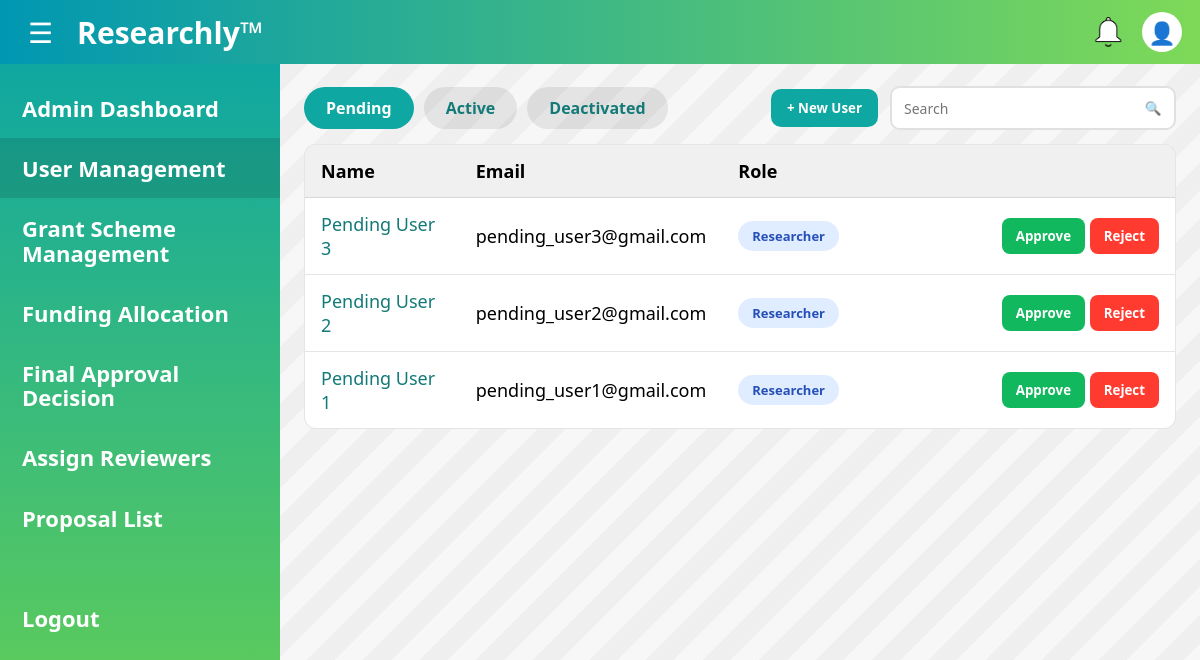
Page /admin/users (signed in) on the committed database.
### main.py (models this page shows)
class User(db.Model, UserMixin):
    id = db.Column(db.String(36), primary_key=True, default=lambda: str(uuid.uuid4()))
    full_name = db.Column(db.String(80), nullable=False)
    email = db.Column(db.String(255), nullable=False, unique=True)
    password = db.Column(db.String(50), nullable=False)

### main.py (the view)
@app.route("/admin/users")
@login_required
@admin_required
def admin_users():
    status = request.args.get("status", "PENDING")   # PENDING / ACTIVE / DEACTIVATED
    q = request.args.get("q", "").strip()
    query = db.session.query(User, UserProfile)\
        .join(UserProfile, User.id == UserProfile.user_id)\
        .filter(UserProfile.account_status == status)
    if q:
        like = f"%{q}%"
        query = query.filter((User.full_name.ilike(like)) | (User.email.ilike(like)))
    rows = query.order_by(UserProfile.created_at.desc()).all()
    return render_template("admin_user_management.html", rows=rows, status=status, q=q)

### main.py (called while the page is built)
@login_manager.user_loader
def load_user(user_id):
    return User.query.get(user_id)

def get_profile(user_id: str):
    return UserProfile.query.filter_by(user_id=user_id).first()

def is_admin_user(user: User) -> bool:
    prof = get_profile(user.id)
    return bool(prof and prof.account_status == "ACTIVE" and prof.role == "ADMIN")

def admin_required(fn):
    @wraps(fn)
    def wrapper(*args, **kwargs):
        if not current_user.is_authenticated:
            return login_manager.unauthorized()
        if not is_admin_user(current_user):
            abort(403)
        return fn(*args, **kwargs)
    return wrapper

@app.context_processor
def inject_profile():
    if current_user.is_authenticated:
        return {"prof": get_profile(current_user.id)}
    return {"prof": None}

### templates/admin_user_management.html (shortened to what this page needs)
<!DOCTYPE html>
<html lang="en">
<head>
  <link rel="stylesheet" href="{{ url_for('static', filename='css/admin_user_management.css') }}">
  <link rel="stylesheet" href="{{ url_for('static', filename='css/colors.css') }}">
</head>
<body>
  <header class="topbar">
    <div class="left">
      <button class="hamburger" type="button" aria-label="Menu" id="hamburger">&#9776;</button>
      <div class="brand">Researchly™</div>
    </div>
    <div class="icons">
      <span class="icon bell" title="Notifications"></span>
      <a href="{{ url_for('view_profile') }}" class="icon user" title="Profile">
        {% if prof.profile_picture %}
          <img class="top-avatar"
            src="{{ url_for('static', filename='uploads/' ~ prof.profile_picture) }}"
            alt="Profile">
        {% else %}
          <span class="fallback-user">👤</span>
        {% endif %}
      </a>
    </div>
  </header>
  <main class="layout" id="layout">
    <aside class="sidebar" id="sidebar">
      <a class="side-link" href="{{ url_for('admin_dashboard') }}">Admin Dashboard</a>
      <a class="side-link active" href="{{ url_for('admin_users', status=status) }}">User Management</a>
      <a class="side-link" href="{{ url_for('admin_grants') }}">Grant Scheme<br/>Management</a>
      <a class="side-link" href="{{ url_for('admin_funding_list', dept='ALL') }}">Funding Allocation</a>
      <a class="side-link" href="{{ url_for('admin_final_approval_list', dept='ALL') }}">Final Approval<br/>Decision</a>
      <a class="side-link" href="{{ url_for('admin_assign_reviewers', dept='ALL') }}">Assign Reviewers</a>
      <a class="side-link" href="{{ url_for('admin_proposal_list') }}">Proposal List</a>
      <div class="side-spacer"></div>
      <a class="side-link logout" href="{{ url_for('logout') }}">Logout</a>
    </aside>
    <section class="content">
      <div class="toolbar">
        <div class="tabs">
          <a class="tab {{ 'active' if status=='PENDING' else '' }}"
             href="{{ url_for('admin_users', status='PENDING', q=q) }}">Pending</a>
          <a class="tab {{ 'active' if status=='ACTIVE' else '' }}"
             href="{{ url_for('admin_users', status='ACTIVE', q=q) }}">Active</a>
          <a class="tab {{ 'active' if status=='DEACTIVATED' else '' }}"
             href="{{ url_for('admin_users', status='DEACTIVATED', q=q) }}">Deactivated</a>
        </div>
        <div class="toolbar-right">
          <button class="btn new-user" type="button" onclick="openNewUserModal()">
            + New User
          </button>
          <form class="search" method="GET" action="{{ url_for('admin_users') }}">
            <input type="text" name="q" placeholder="Search" value="{{ q }}">
            <button type="submit" aria-label="Search"></button>
          </form>
        </div>
      </div>
      <div class="table-card">
        <table>
          <thead>
            <tr>
              <th class="col-name">Name</th>
              <th class="col-email">Email</th>
              <th class="col-role">Role</th>
              <th class="col-actions"></th>
            </tr>
          </thead>
          <tbody>
            {% for u, p in rows %}
              <tr>
                <td>
                  <a href="{{ url_for('admin_view_user_profile', user_id=u.id) }}"
                    style="font-weight:500; color:#137a78; text-decoration:none;">
                    {{ u.full_name }}
                  </a>
                </td>
                <td>{{ u.email }}</td>
                <td>
                  {% if p.role == 'UNASSIGNED' %}
                    <span class="pill gray">Unassigned</span>
                  {% elif p.role == 'ADMIN' %}
                    <span class="pill teal">Admin</span>
                  {% elif p.role == 'RESEARCHER' %}
                    <span class="pill blue">Researcher</span>
                  {% elif p.role == 'REVIEWER' %}
                    <span class="pill purple">Reviewer</span>
                  {% elif p.role == 'HOD' %}
                    <span class="pill orange">Head of Department</span>
                  {% else %}
                    <span class="pill gray">{{ p.role }}</span>
                  {% endif %}
                </td>
                <td class="actions">
                  {% if status == 'PENDING' %}
                    <button class="btn approve" type="button"
                            onclick="openRoleModal('{{ u.id }}','{{ u.full_name|e }}')">
                      Approve
                    </button>
                    <form method="POST" action="{{ url_for('admin_reject_user', user_id=u.id) }}" class="inline">
                      <button class="btn reject" type="submit">Reject</button>
                    </form>
                  {% endif %}
                </td>
              </tr>
            {% endfor %}
          </tbody>
        </table>
      </div>
    </section>
  </main>
</body>
</html>

### static/css/admin_user_management.css (style rules this page uses)
html, body { height: 100%; }
body { margin: 0; overflow: hidden; background: #f7f7f7; }
.topbar { position: sticky; top: 0; z-index: 1000; }
.layout { height: calc(100vh - 64px); overflow: hidden; display: grid; grid-template-columns: 280px 1fr; transition: grid-template-columns 0.3s ease; }
.sidebar { height: 100%; overflow-y: auto; }
.content { height: 100%; overflow-y: auto; padding: 22px 24px 40px; }
.content, .sidebar { -webkit-overflow-scrolling: touch; }
* { box-sizing: border-box; font-family: "Segoe UI", Arial, sans-serif; }
body { margin: 0; min-height: 100vh; background: #f7f7f7; }
.topbar { height: 64px; padding: 0 18px; display: flex; align-items: center; justify-content: space-between; background: linear-gradient(90deg, var(--accent-2), var(--accent-1)); color: #fff; }
.topbar .left { display: flex; align-items: center; gap: 14px; }
.hamburger { border: none; background: transparent; color: #fff; font-size: 28px; cursor: pointer; padding: 6px 10px; border-radius: 10px; }
.brand { font-size: 30px; font-weight: 800; }
.icons { display: flex; gap: 14px; align-items: center; }
.icon { width: 40px; height: 40px; display: inline-block; position: relative; }
.icon.bell { background-image: url('../img/white_bell.png'); background-size: contain; background-repeat: no-repeat; background-position: center; }
.icon.user { width: 40px; height: 40px; border-radius: 50%; overflow: hidden; display: inline-flex; align-items: center; justify-content: center; background: #fff; text-decoration: none; flex: 0 0 40px; }
.icon.user .fallback-user { font-size: 22px; line-height: 1; }
a.icon { text-decoration: none; color: inherit; }
.layout { display: grid; grid-template-columns: 280px 1fr; min-height: calc(100vh - 64px); transition: grid-template-columns 0.3s ease; }
.sidebar { background: linear-gradient(180deg, #0fa7a1, #6bd24f); padding: 14px 0; color: #fff; transition: transform 0.3s ease, width 0.3s ease; width: 280px; }
.side-link { display: block; padding: 18px 22px; color: #fff; text-decoration: none; font-weight: 700; font-size: 22px; line-height: 1.1; white-space: nowrap; }
.side-link.active { background: rgba(0,0,0,0.12); }
.side-spacer { height: 40px; }
.content { padding: 22px 24px 40px; background: repeating-linear-gradient( 135deg, rgba(0,0,0,0.03) 0, rgba(0,0,0,0.03) 20px, rgba(255,255,255,0.0) 20px, rgba(255,255,255,0.0) 40px ); }
.toolbar { max-width: 1120px; margin: 0 auto 14px; display: flex; align-items: center; justify-content: space-between; gap: 16px; }
.tabs { display: flex; gap: 10px; }
.tab { display: inline-block; padding: 10px 22px; background: rgba(0,0,0,0.08); border-radius: 22px; text-decoration: none; font-weight: 800; color: #137a78; }
.tab.active { background: #0fa7a1; color: #fff; }
.toolbar-right { display: flex; gap: 12px; align-items: center; }
.btn { border: none; border-radius: 8px; padding: 9px 14px; font-weight: 800; cursor: pointer; }
.btn.new-user { background: #0fa7a1; color: #fff; padding: 10px 16px; border-radius: 10px; }
.search { display: flex; align-items: center; gap: 0; border: 2px solid rgba(0,0,0,0.12); background: #fff; border-radius: 10px; overflow: hidden; }
.search input { border: none; outline: none; padding: 10px 12px; width: 240px; font-size: 14px; }
.search button { width: 42px; height: 40px; border: none; background: transparent; cursor: pointer; }
.search button::before { content: "🔍"; }
.table-card { max-width: 1120px; margin: 0 auto; background: #fff; border: 1px solid rgba(0,0,0,0.10); border-radius: 12px; overflow: hidden; }
table { width: 100%; border-collapse: collapse; }
thead th { text-align: left; background: rgba(0,0,0,0.06); font-size: 18px; padding: 14px 16px; }
tbody td { padding: 14px 16px; border-top: 1px solid rgba(0,0,0,0.10); font-size: 18px; }
.col-actions { width: 320px; }
.actions { text-align: right; white-space: nowrap; }
.inline { display: inline; }
.pill { display: inline-flex; align-items: center; justify-content: center; white-space: nowrap; padding: 6px 14px; border-radius: 999px; font-weight: 800; font-size: 13px; }
.pill.blue { background: rgba(0,102,255,0.12); color: #2550b8; }
.btn.approve { background: #12b85d; color: #fff; }
.btn.reject { background: #ff3b30; color: #fff; }

### static/css/colors.css (style rules this page uses)
:root { --accent-1: #7ed957; --accent-2: #0097b2; --font-1: #28a5a8; }

### rows in the picture
User: full_name "Pending User 3", email "pending_user3@gmail.com"
User: full_name "Pending User 2", email "pending_user2@gmail.com"
User: full_name "Pending User 1", email "pending_user1@gmail.com"
